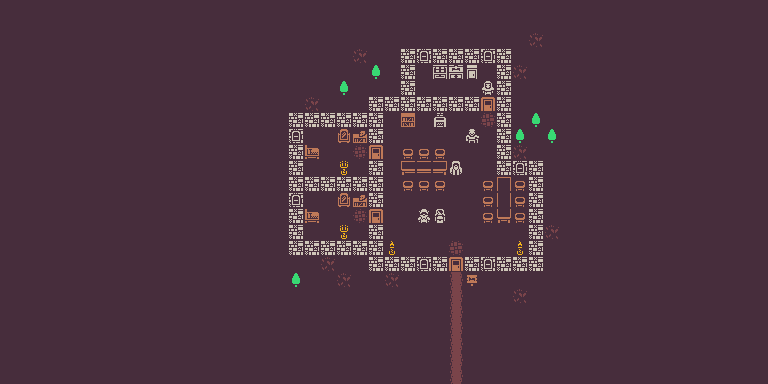

The image is a tile-based game level rendered from a .tmx file. Its description and complete source (layers, tilesets, objects, tile grids) follow:
An orthogonal 48x24 tile map with 16x16 px tiles, 1 tile layer (Tile Layer 1).

<map version="1.2" tiledversion="2018.12.22" orientation="orthogonal" renderorder="right-down" width="48" height="24" tilewidth="16" tileheight="16" infinite="0" nextlayerid="3" nextobjectid="1">
 <tileset firstgid="1" source="tileset_colored.tsx" />
 <layer id="2" name="Tile Layer 1" width="48" height="24">
  <data encoding="csv">
1,1,1,1,1,1,1,1,1,1,1,1,1,1,1,1,1,1,1,1,1,1,1,1,1,1,1,1,1,1,1,1,1,1,1,1,1,1,1,1,1,1,1,1,1,1,1,1,
1,1,1,1,1,1,1,1,1,1,1,1,1,1,1,1,1,1,1,1,1,1,1,1,1,1,1,1,1,1,1,1,1,1,1,1,1,1,1,1,1,1,1,1,1,1,1,1,
1,1,1,1,1,1,1,1,1,1,1,1,1,1,1,1,1,1,1,1,1,1,1,1,1,1,1,1,1,1,1,1,1,2,1,1,1,1,1,1,1,1,1,1,1,1,1,1,
1,1,1,1,1,1,1,1,1,1,1,1,1,1,1,1,1,1,1,1,1,1,2,1,1,417,419,417,417,417,419,417,1,1,1,1,1,1,1,1,1,1,1,1,1,1,1,1,
1,1,1,1,1,1,1,1,1,1,1,1,1,1,1,1,1,1,1,1,1,1,1,35,1,417,1,269,236,237,1,417,2,1,1,1,1,1,1,1,1,1,1,1,1,1,1,1,
1,1,1,1,1,1,1,1,1,1,1,1,1,1,1,1,1,1,1,1,1,35,1,1,1,417,1,1,1,1,63,417,1,1,1,1,1,1,1,1,1,1,1,1,1,1,1,1,
1,1,1,1,1,1,1,1,1,1,1,1,1,1,1,1,1,1,1,2,1,1,1,417,417,417,417,417,417,417,292,417,1,1,1,1,1,1,1,1,1,1,1,1,1,1,1,1,
1,1,1,1,1,1,1,1,1,1,1,1,1,1,1,1,1,1,417,417,417,417,417,417,1,228,1,265,1,1,5,417,1,35,1,1,1,1,1,1,1,1,1,1,1,1,1,1,
1,1,1,1,1,1,1,1,1,1,1,1,1,1,1,1,1,1,419,1,1,257,229,417,1,1,1,1,1,154,1,417,35,1,35,1,1,1,1,1,1,1,1,1,1,1,1,1,
1,1,1,1,1,1,1,1,1,1,1,1,1,1,1,1,1,1,417,262,1,1,4,292,1,258,258,258,1,1,1,417,2,1,1,1,1,1,1,1,1,1,1,1,1,1,1,1,
1,1,1,1,1,1,1,1,1,1,1,1,1,1,1,1,1,1,417,1,1,486,1,417,1,260,261,2147483908,89,1,1,417,419,417,1,1,1,1,1,1,1,1,1,1,1,1,1,1,
1,1,1,1,1,1,1,1,1,1,1,1,1,1,1,1,1,1,417,417,417,417,417,417,1,258,258,258,1,1,258,273,258,417,1,1,1,1,1,1,1,1,1,1,1,1,1,1,
1,1,1,1,1,1,1,1,1,1,1,1,1,1,1,1,1,1,419,1,1,257,229,417,1,1,1,1,1,1,258,305,258,417,1,1,1,1,1,1,1,1,1,1,1,1,1,1,
1,1,1,1,1,1,1,1,1,1,1,1,1,1,1,1,1,1,417,262,1,1,4,292,1,1,218,59,1,1,258,337,258,417,1,1,1,1,1,1,1,1,1,1,1,1,1,1,
1,1,1,1,1,1,1,1,1,1,1,1,1,1,1,1,1,1,417,1,1,486,1,417,1,1,1,1,1,1,1,1,1,417,2,1,1,1,1,1,1,1,1,1,1,1,1,1,
1,1,1,1,1,1,1,1,1,1,1,1,1,1,1,1,1,1,417,417,417,417,417,417,485,1,1,1,5,1,1,1,485,417,1,1,1,1,1,1,1,1,1,1,1,1,1,1,
1,1,1,1,1,1,1,1,1,1,1,1,1,1,1,1,1,1,1,1,2,1,1,417,417,417,419,417,292,417,419,417,417,417,1,1,1,1,1,1,1,1,1,1,1,1,1,1,
1,1,1,1,1,1,1,1,1,1,1,1,1,1,1,1,1,1,35,1,1,2,1,1,2,1,1,1,41,239,1,1,1,1,1,1,1,1,1,1,1,1,1,1,1,1,1,1,
1,1,1,1,1,1,1,1,1,1,1,1,1,1,1,1,1,1,1,1,1,1,1,1,1,1,1,1,41,1,1,1,2,1,1,1,1,1,1,1,1,1,1,1,1,1,1,1,
1,1,1,1,1,1,1,1,1,1,1,1,1,1,1,1,1,1,1,1,1,1,1,1,1,1,1,1,41,1,1,1,1,1,1,1,1,1,1,1,1,1,1,1,1,1,1,1,
1,1,1,1,1,1,1,1,1,1,1,1,1,1,1,1,1,1,1,1,1,1,1,1,1,1,1,1,41,1,1,1,1,1,1,1,1,1,1,1,1,1,1,1,1,1,1,1,
1,1,1,1,1,1,1,1,1,1,1,1,1,1,1,1,1,1,1,1,1,1,1,1,1,1,1,1,41,1,1,1,1,1,1,1,1,1,1,1,1,1,1,1,1,1,1,1,
1,1,1,1,1,1,1,1,1,1,1,1,1,1,1,1,1,1,1,1,1,1,1,1,1,1,1,1,41,1,1,1,1,1,1,1,1,1,1,1,1,1,1,1,1,1,1,1,
1,1,1,1,1,1,1,1,1,1,1,1,1,1,1,1,1,1,1,1,1,1,1,1,1,1,1,1,41,1,1,1,1,1,1,1,1,1,1,1,1,1,1,1,1,1,1,1
</data>
 </layer>
</map>
